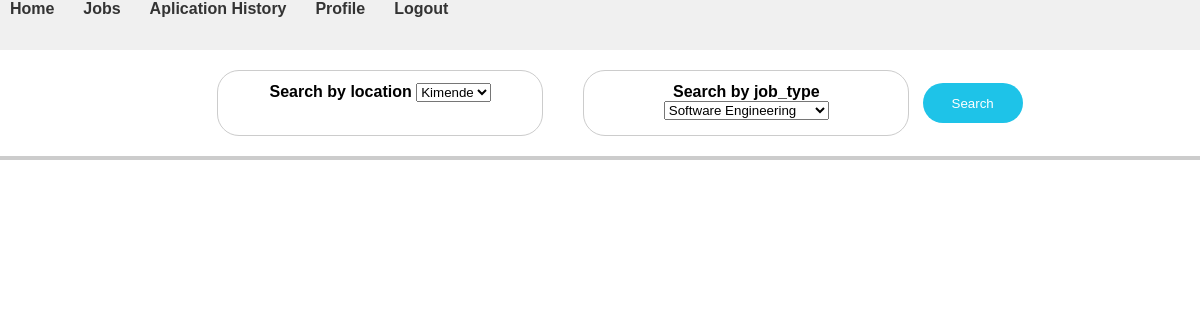
The app's page /employee/, older data.
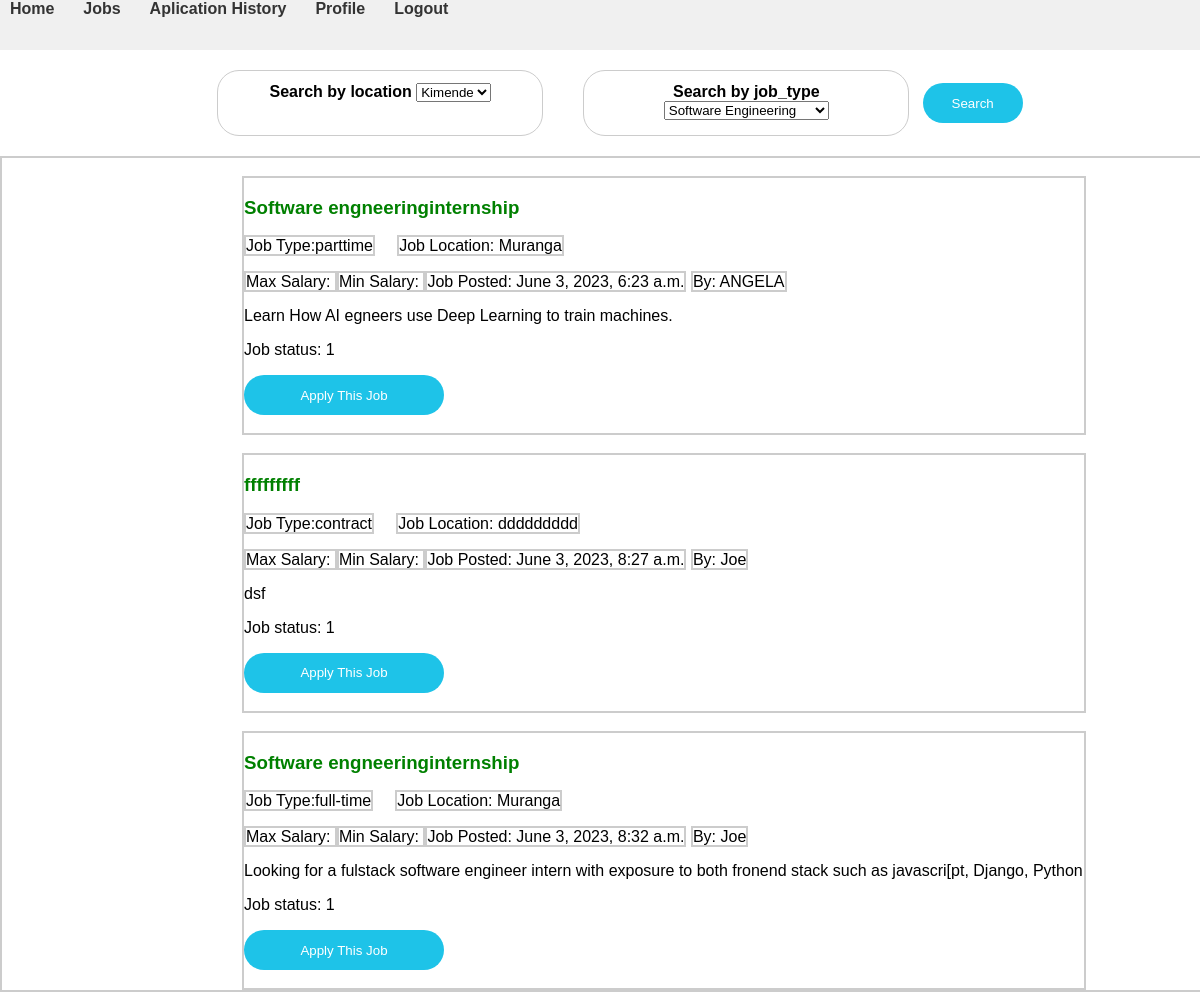
The same page, newer data.
### jobs/models.py (models this page shows, shortened)
class Job(models.Model):
    job_id = models.AutoField(primary_key=True)
    job_title = models.CharField(max_length=50)
    job_type = models.CharField(max_length=50)
    job_status = models.IntegerField(choices=((1, 'Active'), (2, 'Inactive')))
    requiments = models.CharField(max_length=1000)
    job_location = models.CharField(max_length=500)
    description = models.CharField(max_length=4000)
    salary = models.IntegerField()
    Date_posted = models.DateTimeField(auto_now_add=True)
    user_id = models.ForeignKey(Employer, on_delete=models.CASCADE)
    class Meta:
        managed = True
        db_table = 'jobs'
        verbose_name_plural = 'Jobs'

### account/models.py (models this page shows, shortened)
class Employer(models.Model):
    employerid = models.AutoField(primary_key=True)
    userid = models.ForeignKey(settings.AUTH_USER_MODEL, on_delete=models.CASCADE)
    firstname = models.CharField(max_length=100)
    lastname = models.CharField(max_length=100)
    phonenumber = models.CharField(max_length=20)
    email = models.EmailField(max_length=200)
    password = models.TextField(max_length=50)
    location = models.CharField(max_length=20)
    class Meta:
        db_table = 'employer'
        verbose_name_plural = 'Employers'

### jobs/views.py (the view)
# urls.py: path('', jobseeker_landing, name='employee_landing'),
def jobseeker_landing(request):
    jobs = Job.objects.all()
    return render(request, 'jobs/employee_landing.html', {'jobs': jobs})

### templates/jobs/employee_landing.html (shortened to what this page needs)
{% load static %}
<link rel="stylesheet" href="{% static 'css/style.css' %}">
<!DOCTYPE html>
<html>
<head>
</head>
<body>
    <header>
        <navbar id="nav">
            <div class="nav">
                <div class ="items">
            <b><a href="/">Home</a>
                <span>&nbsp;</span>
            </div><div class="items">
                <a href="/employee">Jobs</a>
                <span>&nbsp;</span>
                </div><div class="items">
                <a href="employee/<employee_name/aplications">Aplication History</a>
                <span>&nbsp;</span>
                </div><div class="items">
                <a href="/employee">Profile</a>
                <span>&nbsp;</span>
                </div><div class="items">
                <a href="/account/logout">Logout</a>
                <span>&nbsp;</span>
                </div><div class="right-items">
               <div class="profile-pic"><a href="" ></a></div>
                <span>&nbsp;</span>
                </div><div class="right-items">
                <div class="notifications"><a href="" class="notifications"></a>
                </div><div></div>
            </div>
            </div>
        </navbar>
    </header>
    <body>
    <div class="main-container">
        <section class="search-bar">
            <div class="location">
                <b>Search by location</b>
                <select>
                    <option value="location">Kimende</option>
                </select>
            </div>
            <div class="job_type">
                <b>Search by job_type</b>
                <select>
                    <option value="job_type">Software Engineering</option>
                </select>
            </div>
            <span>&nbsp;</span><span>&nbsp;</span><span>&nbsp;</span>
            <div class="search-button">
                <button class="searchbtn">Search</button>
            </div>
        </section>
    </div>
<div class="job-container">
    {% for job in jobs %}
    <br>
    <div class="job">
        <div class="job-title">
            <h3>{{job.job_title}}</h3>
            <div class="job-headings">
                <span id="job-type">Job Type:{{job.job_type}}</span> &nbsp; &nbsp;
                <span id="job-location">Job Location: {{job.job_location}}</span>
                </div>
                <br>
                <div class="job-salary">
                <span class="salary">Max Salary: {{job.max_salary}}</span>
                <span class="salary">Min Salary: {{job.min_salary}}</span>
                <span class="job-posted">Job Posted: {{job.Date_posted}}</span>
                <span id="by">By: {{job.user_id.firstname}}</span>
            </div>
        </div>
        <div class="job-description">
            <p>{{job.description}}</p>
        </div>
        <div class="job-requirements">
            <p>Job status: {{job.job_status}}</p>
        </div>
        <div class="job-apply">
            <button class="applybtn">Apply This Job</button><br>
        </div>
        <br>
    </div>
    {% endfor %}
</div>
</body>
</html>

### static/css/style.css (style rules this page uses)
body { margin: 0; padding: 0; font-family: Arial, sans-serif; }
.search-bar { background-color: white; width: 100%; display: flex; justify-content: center; align-items: center; margin: 20px; }
.location, .job_type { height: 40px; text-align: center; border: 1px solid #ccc; border-radius: 22px; width: 25%; padding: 0.75rem; }
.location { margin-right: 20px; }
.job_type { margin-left: 20px; }
.nav { display: flex; height: 50px; background-color: #f0f0f0; }
.nav a { text-decoration: none; padding: 10px; color: #333; }
.right-items { margin-left: auto; }
.profile-pic a { display: inline-block; width: 30px; height: 30px; background-image: url("../images/2984705.png"); background-size: cover; border-radius: 50%; }
.notifications a { display: inline-block; width: 24px; height: 24px; background-image: url("../images/notification.png"); background-size: cover; }
.searchbtn { background-color: #1ec3e8; color: white; border: none; border-radius: 22px; height: 40px; width: 100px; cursor: pointer; }
.job-container { width: 100%; height: Auto; border:2px solid #ccc; }
.job { width: 70%; height: auto; justify-content: center; margin-left: 20%; flex-direction: column; border:2px solid #ccc; }
.job-headings #job-type, .job-headings #job-location, .job-salary .salary, .job-salary .job-posted, .job-salary #by { border:2px solid #ccc; }
.applybtn { background-color: #1ec3e8; color: white; border: none; border-radius: 22px; height: 40px; width: 200px; cursor: pointer; }
.job-title h3 { color: green; }
.postjob label, option { border: 2px solid #ccc; background-color: #ccc; width: 40%; font-size: larger; margin-left: 5%; font-family: "Noto Sans", "Helvetica Neue", Helvetica, Arial, "Liberation Sans", Roboto, Noto, sans-serif; }

Row changes from the older to the newer data that the page shows:
added Job: job_title "Software engneeringinternship", job_type "parttime", job_location "Muranga", Date_posted "June 3, 2023, 6:23 a.m.", user_id.firstname "ANGELA", description "Learn How AI egneers use Deep Learning to train machines.", job_status "1"
added Job: job_title "fffffffff", job_type "contract", job_location "ddddddddd", Date_posted "June 3, 2023, 8:27 a.m.", user_id.firstname "Joe", description "dsf", job_status "1"
added Job: job_title "Software engneeringinternship", job_type "full-time", job_location "Muranga", Date_posted "June 3, 2023, 8:32 a.m.", user_id.firstname "Joe", description "Looking for a fulstack software engineer intern with exposure to both fronend stack such as javascri[pt, Django, Python", job_status "1"
